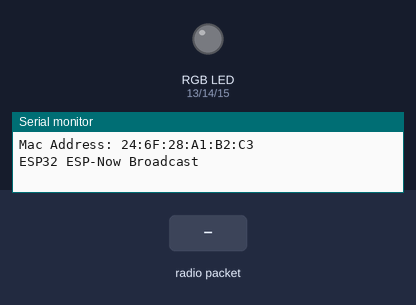
The sketch below on a simulated ESP32. On the bench: an RGB LED mixed from three pins (HIGH = lit), the last lines printed to the serial monitor. Inputs (shaded band) come from the test bench. Dim RGB values are drawn brighter than linear; nothing arrives over Bluetooth unless stated; a phone connects over Bluetooth LE 3 s after start.

Above: at 1.2 s.
1.3 s: radio packet "1" arrives
At 3.15 s:
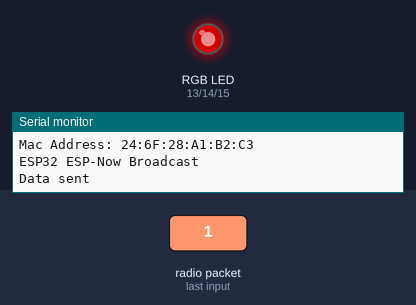
At 3.75 s:
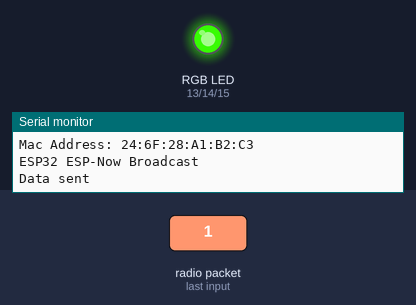
Timing chart, 0 to 23.6 s (numbered marks = the images above; inputs shaded):
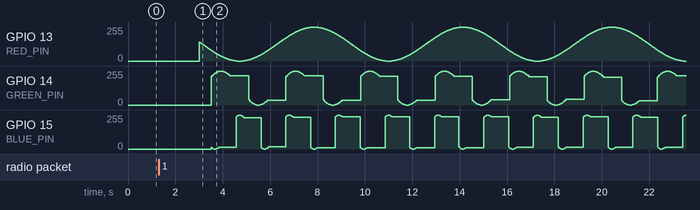

The sketch:

esp32cam.ino
```cpp
#include <WiFi.h>
#include <esp_now.h>

#include <BLEDevice.h>
#include <BLEUtils.h>
#include <BLEServer.h>
#include <BLE2902.h>

const int RED_PIN = 13;
const int GREEN_PIN = 14;
const int BLUE_PIN = 15;

typedef struct {
  float roll;
  float pitch;
  float yaw;
} angle_t;

typedef struct {
  float x;
  float y;
  float z;
} Vector3;

typedef struct {
  angle_t euler0; //thumb
  angle_t euler1; //forefinger
  angle_t euler2; //middle
  angle_t euler3; //ring
  angle_t euler4; //pinky
  angle_t euler5; //backHand
} data_t;

data_t angles;

typedef struct {
  float size;
  angle_t angle;
} Bone;

typedef struct {
  std::vector<Bone> bones;
} Finger;

Finger thumb;
Finger forefinger;
Finger middle;
Finger ring;
Finger little;

typedef struct {
  Vector3 palm_coords[1];
  Vector3 thumb_coords[3];
  Vector3 forefinger_coords[4];
  Vector3 middle_coords[4];
  Vector3 ring_coords[4];
  Vector3 little_coords[4];

  angle_t palm_euler;
  angle_t thumb_euler;
  angle_t forefinger_euler;
  angle_t middle_euler;
  angle_t ring_euler;
  angle_t little_euler;
} model_data_t;

// Bluetooth specific
BLEServer* pServer = NULL;
BLECharacteristic* pCharacteristic = NULL;
bool deviceConnected = false;
bool oldDeviceConnected = false;

#define SERVICE_UUID        "87f0e59e-08a7-4a00-9c0e-ed3732924c41"
#define CHARACTERISTIC_UUID "dc931335-7019-4096-b1e7-42a29e570f8f"

std::vector<Vector3> forward_kinematics(Finger &finger) {
  Vector3 lastPoint = { 0.0, 0.0, 0.0 };
  angle_t lastAngle = { 0.0, 0.0, 0.0 };
  std::vector<Vector3> v;
  for(const Bone& bone: finger.bones) {
    lastAngle = { lastAngle.roll + bone.angle.roll,
                  lastAngle.pitch + bone.angle.pitch,
                  lastAngle.yaw + bone.angle.yaw };
    Vector3 new_vec = rotate((Vector3) { bone.size, 0.0, 0.0 }, &lastAngle);
    lastPoint = { lastPoint.x + new_vec.x, lastPoint.y + new_vec.y, lastPoint.z + new_vec.z };
    v.push_back(lastPoint);
  }
  return v;
}

Vector3 rotate(Vector3 v, angle_t *angle) {
  float cr = cosf(angle->roll);
  float cp = cosf(angle->pitch);
  float cy = cosf(angle->yaw);
  float sr = sinf(angle->roll);
  float sp = sinf(angle->pitch);
  float sy = sinf(angle->yaw);

  float cysp = cy * sp;
  float sysp = sy * sp;

  return (Vector3) {
    cy*cp * v.x + (cysp*sr - sy*cr) * v.y + (cysp*cr + sy*sr) * v.z,
    sy*cp * v.x + (sysp*sr + cy*cr) * v.y + (sysp*cr + cy*sr) * v.z,
    -sp * v.x + cp*sr * v.y + cp*cr * v.z };
}

void onDataRecv(const uint8_t * mac, const uint8_t *incomingData, int len)
{
  memcpy(&angles, incomingData, sizeof(data_t));

  model_data_t m_data = {0};

  thumb.bones = { (Bone) {0.0, angles.euler5 },
                  (Bone) {7.0, (angle_t) {-45.0 / 180.0 * PI, -30.0 / 180.0 * PI, -45.0 / 180.0 * PI} },
                  (Bone) {5.0, (angle_t) {0.0, angles.euler0.pitch / 2, 0.0} },
                  (Bone) {3.0, (angle_t) {0.0, angles.euler0.pitch / 2, 0.0} } };

  forefinger.bones = { (Bone) {0.0, angles.euler5 },
                  (Bone) {10.0, (angle_t) {0.0, 0.0, -10.0 / 180.0 * PI} },
                  (Bone) {4.0, (angle_t) {0.0, angles.euler1.pitch / 3, 0.0} },
                  (Bone) {3.0, (angle_t) {0.0, angles.euler1.pitch / 3, 0.0}},
                  (Bone) {3.0, (angle_t) {0.0, angles.euler1.pitch / 3, 0.0}}
                  };

  middle.bones = { (Bone) {0.0, angles.euler5 },
                  (Bone) {10.0, (angle_t) {0.0, 0.0, 0.0} },
                  (Bone) {4.0, (angle_t) {0.0, angles.euler2.pitch / 3, 0.0}},
                  (Bone) {3.0, (angle_t) {0.0, angles.euler2.pitch / 3, 0.0}},
                  (Bone) {3.0, (angle_t) {0.0, angles.euler2.pitch / 3, 0.0}} };

  ring.bones = { (Bone) {0.0, angles.euler5 },
                  (Bone) {10.0, (angle_t) {0.0, 0.0, 10.0 / 180.0 * PI} },
                  (Bone) {4.0, (angle_t) {0.0, angles.euler3.pitch / 3, 0.0}},
                  (Bone) {3.0, (angle_t) {0.0, angles.euler3.pitch / 3, 0.0}},
                  (Bone) {3.0, (angle_t) {0.0, angles.euler3.pitch / 3, 0.0}} };

  little.bones = { (Bone) {0.0, angles.euler5 },
                  (Bone) {10.0, (angle_t) {0.0, 0.0, 20.0 / 180.0 * PI} },
                  (Bone) {4.0, (angle_t) {0.0, angles.euler4.pitch / 3, 0.0}},
                  (Bone) {3.0, (angle_t) {0.0, angles.euler4.pitch / 3, 0.0}},
                  (Bone) {3.0, (angle_t) {0.0, angles.euler4.pitch / 3, 0.0}} };

  std::vector<Vector3> thumb_skel = forward_kinematics(thumb);
  std::copy(++thumb_skel.begin(), thumb_skel.end(), m_data.thumb_coords);

  std::vector<Vector3> forefinger_skel = forward_kinematics(forefinger);
  std::copy(++forefinger_skel.begin(), forefinger_skel.end(), m_data.forefinger_coords);

  std::vector<Vector3> middle_skel = forward_kinematics(middle);
  std::copy(++middle_skel.begin(), middle_skel.end(), m_data.middle_coords);

  std::vector<Vector3> ring_skel = forward_kinematics(ring);
  std::copy(++ring_skel.begin(), ring_skel.end(), m_data.ring_coords);

  std::vector<Vector3> little_skel = forward_kinematics(little);
  std::copy(++little_skel.begin(), little_skel.end(), m_data.little_coords);

  m_data.palm_euler = angles.euler5;
  m_data.thumb_euler = angles.euler0;
  m_data.forefinger_euler = angles.euler1;
  m_data.middle_euler = angles.euler2;
  m_data.ring_euler = angles.euler3;
  m_data.little_euler = angles.euler4;

  pCharacteristic->setValue((uint8_t*)(&m_data), sizeof(m_data));
  Serial.println("Data sent");
  pCharacteristic->notify();
}

class MyServerCallbacks: public BLEServerCallbacks
{
    void onConnect(BLEServer* pServer)
    {
      deviceConnected = true;
    };

    void onDisconnect(BLEServer* pServer)
    {
      deviceConnected = false;
    }
};

void setup()
{
  pinMode(RED_PIN, OUTPUT);
  pinMode(GREEN_PIN, OUTPUT);
  pinMode(BLUE_PIN, OUTPUT);

  /**
   * WiFi for ESP8266 comms
   */

  Serial.begin(115200);

  WiFi.mode(WIFI_AP_STA);
  Serial.print("Mac Address: ");
  Serial.println(WiFi.macAddress());
  Serial.println("ESP32 ESP-Now Broadcast");

  if (esp_now_init() != ESP_OK)
  {
    Serial.println("Error initializing ESP-NOW");
    return;
  }
  esp_now_register_recv_cb(onDataRecv);


  /**
   * Bluetooth for driver comms
   */

  BLEDevice::init("MTG");
  pServer = BLEDevice::createServer();
  pServer->setCallbacks(new MyServerCallbacks());
  BLEService *pService = pServer->createService(SERVICE_UUID);
  pCharacteristic = pService->createCharacteristic
  (
    CHARACTERISTIC_UUID,
    BLECharacteristic::PROPERTY_READ   |
    BLECharacteristic::PROPERTY_WRITE  |
    BLECharacteristic::PROPERTY_NOTIFY |
    BLECharacteristic::PROPERTY_INDICATE
  );
  pCharacteristic->addDescriptor(new BLE2902());

  pService->start();

  BLEAdvertising *pAdvertising = BLEDevice::getAdvertising();
  pAdvertising->addServiceUUID(SERVICE_UUID);
  pAdvertising->setScanResponse(false);
  pAdvertising->setMinPreferred(0x00);
  BLEDevice::startAdvertising();
}

void loop()
{
  // notify changed value
  if (deviceConnected) {
      double t = millis() / 1000.0;
      analogWrite(RED_PIN, (int) ((1+sin(t)) * 127));
      analogWrite(GREEN_PIN, (int) ((1+sin(2*t)) * 127));
      analogWrite(BLUE_PIN, (int) ((1+sin(3*t)) * 127));
      delay(5); // safest lowest
  }

  // disconnecting
  if (!deviceConnected && oldDeviceConnected) {
      delay(500); // give the bluetooth stack the chance to get things ready
      pServer->startAdvertising(); // restart advertising
      Serial.println("start advertising");
      oldDeviceConnected = deviceConnected;
  }

  // connecting
  if (deviceConnected && !oldDeviceConnected) {
      // do stuff here on connecting
      oldDeviceConnected = deviceConnected;
  }
}
```
